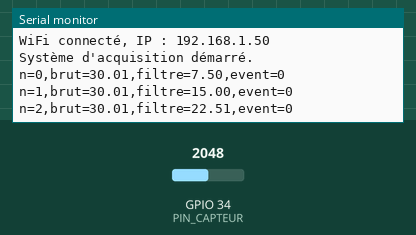
This sketch was run on a simulated ESP32. On the bench: the last lines printed to the serial monitor. The test bench sets the inputs (shaded band); at power-on: GPIO 34 (PIN_CAPTEUR) = 2048 (analog values on the 0–4095 scale). WiFi joins after 1.5 s; servers stay silent unless stated; uploads are accepted with an empty reply.

Above: at 2.9 s.
3.0 s: GPIO 34 (PIN_CAPTEUR) set to 2866
At 3.6 s:
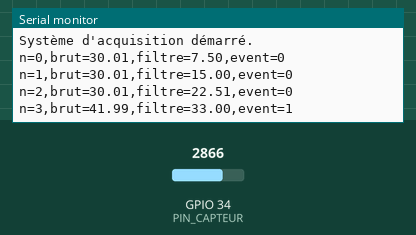
4.5 s: GPIO 34 (PIN_CAPTEUR) set to 3603
At 4.51 s:
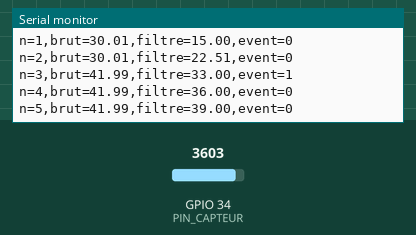
Timing chart, 0 to 7.5 s (numbered marks = the images above; inputs shaded):
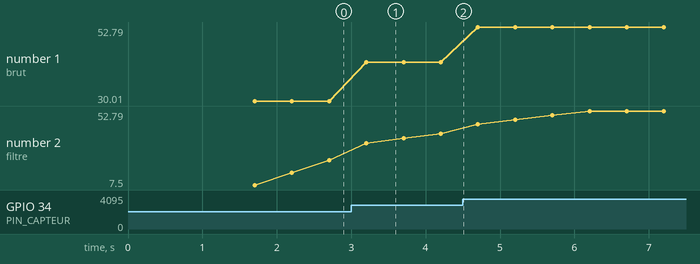

The sketch:

esp32_firmware.ino
```cpp
/*
 * TP Traitement Numérique du Signal - Partie E (v2)
 * Implémentation embarquée sur ESP32
 * ------------------------------------------------------------
 * - Acquisition du signal analogique (capteur biomédical/industriel)
 * - Filtrage numérique commutable à distance : FIR / Passe-haut / Adaptatif
 * - Détection d'événements avec seuil réglable à distance
 * - Transmission WiFi (JSON) incluant RSSI et uptime
 * - Synchronisation périodique de la configuration depuis le serveur Flask
 *   (filtre actif, seuil de détection, intervalle d'échantillonnage)
 * ------------------------------------------------------------
 * Bibliothèques nécessaires :
 *   - WiFi.h        (native ESP32)
 *   - HTTPClient.h  (native ESP32)
 *   - ArduinoJson   (v6.x, via Library Manager)
 */

#include <WiFi.h>
#include <HTTPClient.h>
#include <ArduinoJson.h>

// ============================================================
// Configuration réseau
// ============================================================
const char* WIFI_SSID     = "10 virus detectes";
const char* WIFI_PASSWORD = "6775212952";
const char* URL_DONNEES   = "http://192.168.0.161:5000/api/data";
const char* URL_CONFIG    = "http://192.168.0.161:5000/api/config";

// ============================================================
// Configuration matérielle
// ============================================================
const int PIN_CAPTEUR = 34;  // GPIO34 (ADC1_CH6)

// ============================================================
// Configuration dynamique (synchronisée depuis le serveur Flask)
// ============================================================
enum TypeFiltre { FIR, PASSE_HAUT, ADAPTATIF };
TypeFiltre filtreActif = FIR;
float seuilEvenement = 8.0;
unsigned long intervalleEchantillonnageMs = 500;

const unsigned long PERIODE_SYNC_CONFIG_MS = 5000; // resynchronisation toutes les 5 s
unsigned long dernierSyncConfig = 0;
unsigned long dernierEnvoi = 0;
unsigned long compteurEchantillon = 0;

// ============================================================
// Buffers pour les filtres
// ============================================================
const int TAILLE_MAX_BUFFER = 8;
float bufferBrut[TAILLE_MAX_BUFFER] = {0};
int indexBuffer = 0;
int nbValeursBuffer = 0;

float dernierEchantillon = 0;
bool premierEchantillon = true;

// ------------------------------------------------------------
// Ajoute un échantillon au buffer circulaire
// ------------------------------------------------------------
void ajouterAuBuffer(float valeur) {
  bufferBrut[indexBuffer] = valeur;
  indexBuffer = (indexBuffer + 1) % TAILLE_MAX_BUFFER;
  if (nbValeursBuffer < TAILLE_MAX_BUFFER) nbValeursBuffer++;
}

// ------------------------------------------------------------
// Récupère les `n` derniers échantillons dans l'ordre chronologique
// ------------------------------------------------------------
void obtenirDerniers(int n, float* sortie) {
  n = min(n, nbValeursBuffer);
  for (int i = 0; i < n; i++) {
    int idx = (indexBuffer - n + i + TAILLE_MAX_BUFFER) % TAILLE_MAX_BUFFER;
    sortie[i] = bufferBrut[idx];
  }
}

// ------------------------------------------------------------
// Filtre FIR - Moyenne glissante d'ordre 4
// ------------------------------------------------------------
float appliquerFIR() {
  float derniers[4] = {0, 0, 0, 0};
  obtenirDerniers(4, derniers);
  return (derniers[0] + derniers[1] + derniers[2] + derniers[3]) / 4.0;
}

// ------------------------------------------------------------
// Filtre passe-haut - y[n] = x[n] - x[n-1]
// ------------------------------------------------------------
float appliquerPasseHaut() {
  if (nbValeursBuffer < 2) return bufferBrut[(indexBuffer - 1 + TAILLE_MAX_BUFFER) % TAILLE_MAX_BUFFER];
  float derniers[2] = {0, 0};
  obtenirDerniers(2, derniers);
  return derniers[1] - derniers[0];
}

// ------------------------------------------------------------
// Filtre adaptatif - ordre de la moyenne ajusté selon la variance locale
// ------------------------------------------------------------
float appliquerAdaptatif() {
  float derniers[6] = {0};
  int n = min(6, nbValeursBuffer);
  obtenirDerniers(n, derniers);

  float somme = 0, sommeCarres = 0;
  for (int i = 0; i < n; i++) { somme += derniers[i]; sommeCarres += derniers[i] * derniers[i]; }
  float moyenne = (n > 0) ? somme / n : 0;
  float variance = (n > 0) ? (sommeCarres / n - moyenne * moyenne) : 0;

  int ordre = (variance > 25) ? 6 : ((variance > 8) ? 4 : 2);
  ordre = min(ordre, nbValeursBuffer);
  if (ordre == 0) return 0;

  float fenetre[8] = {0};
  obtenirDerniers(ordre, fenetre);
  float s = 0;
  for (int i = 0; i < ordre; i++) s += fenetre[i];
  return s / ordre;
}

// ------------------------------------------------------------
// Applique le filtre actuellement sélectionné
// ------------------------------------------------------------
float appliquerFiltreActif() {
  switch (filtreActif) {
    case PASSE_HAUT: return appliquerPasseHaut();
    case ADAPTATIF:  return appliquerAdaptatif();
    default:         return appliquerFIR();
  }
}

// ------------------------------------------------------------
// Détection d'événement (variation brutale = perturbation)
// ------------------------------------------------------------
bool detecterEvenement(float echantillonBrut) {
  if (premierEchantillon) { dernierEchantillon = echantillonBrut; premierEchantillon = false; return false; }
  float variation = fabs(echantillonBrut - dernierEchantillon);
  dernierEchantillon = echantillonBrut;
  return (variation > seuilEvenement);
}

// ------------------------------------------------------------
// Synchronisation de la configuration depuis le serveur Flask
// (permet de changer le filtre, le seuil et la fréquence sans reflasher)
// ------------------------------------------------------------
void synchroniserConfig() {
  if (WiFi.status() != WL_CONNECTED) return;

  HTTPClient http;
  http.begin(URL_CONFIG);
  int code = http.GET();

  if (code == 200) {
    StaticJsonDocument<256> doc;
    DeserializationError err = deserializeJson(doc, http.getString());
    if (!err) {
      const char* filtreTexte = doc["filtre"];
      if (strcmp(filtreTexte, "PASSE_HAUT") == 0) filtreActif = PASSE_HAUT;
      else if (strcmp(filtreTexte, "ADAPTATIF") == 0) filtreActif = ADAPTATIF;
      else filtreActif = FIR;

      seuilEvenement = doc["seuil_evenement"] | seuilEvenement;
      intervalleEchantillonnageMs = doc["intervalle_ms"] | intervalleEchantillonnageMs;

      Serial.printf("Config synchronisée : filtre=%s, seuil=%.1f, intervalle=%lums\n",
                    filtreTexte, seuilEvenement, intervalleEchantillonnageMs);
    }
  }
  http.end();
}

// ------------------------------------------------------------
// Envoi des données via UART (debug local, toujours actif)
// ------------------------------------------------------------
void envoyerUART(unsigned long n, float brut, float filtre, bool evenement) {
  Serial.print("n=");        Serial.print(n);
  Serial.print(",brut=");    Serial.print(brut, 2);
  Serial.print(",filtre=");  Serial.print(filtre, 2);
  Serial.print(",event=");   Serial.println(evenement ? "1" : "0");
}

// ------------------------------------------------------------
// Envoi des données via WiFi (HTTP POST JSON), incluant RSSI et uptime
// ------------------------------------------------------------
void envoyerWiFi(float brut) {
  if (WiFi.status() != WL_CONNECTED) {
    Serial.println("WiFi non connecté - envoi ignoré");
    return;
  }

  HTTPClient http;
  http.begin(URL_DONNEES);
  http.addHeader("Content-Type", "application/json");

  StaticJsonDocument<256> doc;
  doc["brut"] = brut;
  doc["rssi"] = WiFi.RSSI();               // niveau du signal WiFi (dBm)
  doc["uptime_s"] = millis() / 1000.0;     // temps depuis le démarrage

  String payload;
  serializeJson(doc, payload);

  int codeReponse = http.POST(payload);
  if (codeReponse <= 0) {
    Serial.printf("Erreur envoi HTTP : %s\n", http.errorToString(codeReponse).c_str());
  }
  http.end();
}

// ------------------------------------------------------------
// Connexion WiFi
// ------------------------------------------------------------
void connecterWiFi() {
  Serial.print("Connexion au WiFi");
  WiFi.begin(WIFI_SSID, WIFI_PASSWORD);
  int tentatives = 0;
  while (WiFi.status() != WL_CONNECTED && tentatives < 30) {
    delay(500);
    Serial.print(".");
    tentatives++;
  }
  if (WiFi.status() == WL_CONNECTED) {
    Serial.println("\nWiFi connecté, IP : " + WiFi.localIP().toString());
  } else {
    Serial.println("\nÉchec de connexion WiFi (fonctionnement en mode UART seul)");
  }
}

// ------------------------------------------------------------
// SETUP
// ------------------------------------------------------------
void setup() {
  Serial.begin(115200);
  analogReadResolution(12); // ESP32 : ADC 12 bits (0-4095)
  connecterWiFi();
  synchroniserConfig();
  Serial.println("Système d'acquisition démarré.");
}

// ------------------------------------------------------------
// LOOP - Acquisition temps réel
// ------------------------------------------------------------
void loop() {
  unsigned long maintenant = millis();

  // Resynchronisation périodique de la configuration à distance
  if (maintenant - dernierSyncConfig >= PERIODE_SYNC_CONFIG_MS) {
    dernierSyncConfig = maintenant;
    synchroniserConfig();
  }

  if (maintenant - dernierEnvoi >= intervalleEchantillonnageMs) {
    dernierEnvoi = maintenant;

    // 1) Acquisition du signal analogique
    int lectureBrute = analogRead(PIN_CAPTEUR);
    float valeurBrute = lectureBrute * (60.0 / 4095.0); // mise à l'échelle 0-60 (cf. plage du TP)
    ajouterAuBuffer(valeurBrute);

    // 2) Filtrage temps réel (selon le mode configuré à distance)
    float valeurFiltree = appliquerFiltreActif();

    // 3) Détection d'événement (perturbation impulsionnelle)
    bool evenement = detecterEvenement(valeurBrute);

    // 4) Transmission des données (UART toujours actif + WiFi si disponible)
    envoyerUART(compteurEchantillon, valeurBrute, valeurFiltree, evenement);
    envoyerWiFi(valeurBrute); // le serveur calcule aussi le filtre/l'événement côté Flask

    compteurEchantillon++;
  }
}
```

Measured:
- after the input at 3.0 s, the serial monitor: prints a new line after 0.20 s (image 1)
- plotted number 1: 30.01 → 41.99 after the input at 3.0 s, 41.99 → 52.79 after the input at 4.5 s
- plotted number 2: 22.51 → 39 after the input at 3.0 s, 39 → 52.79 after the input at 4.5 s
